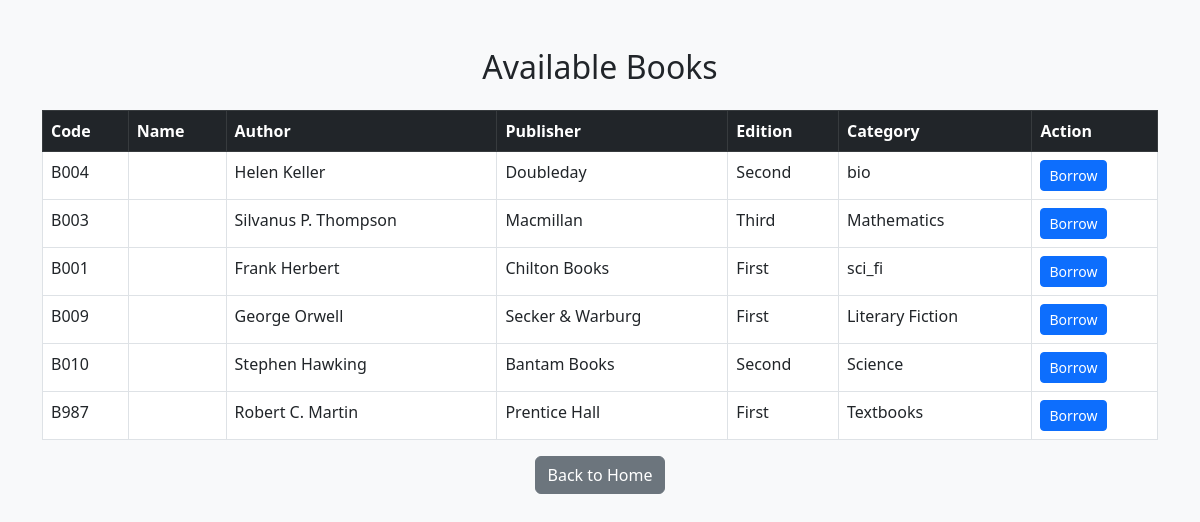
The page /borrowing/ (signed in) on the database as committed earlier.
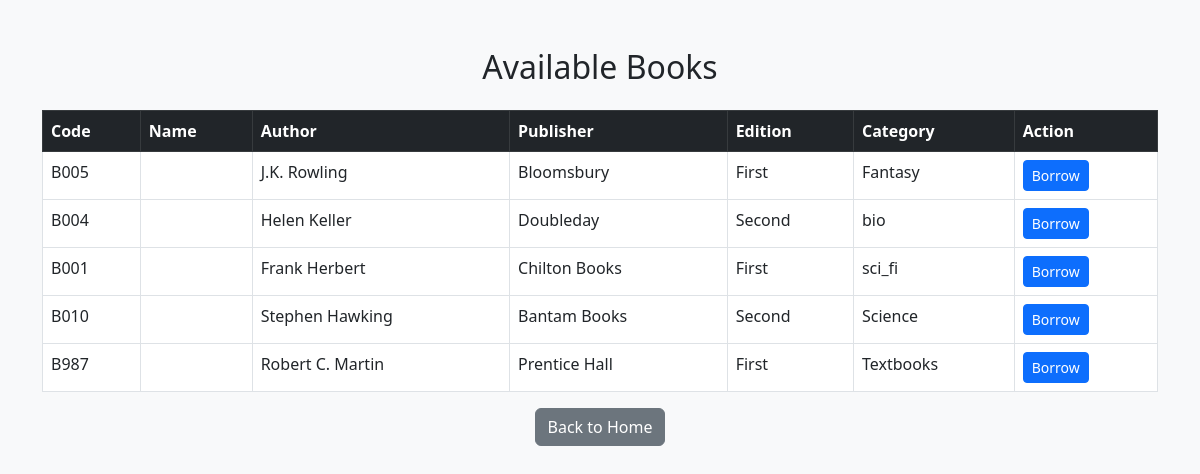
The same page on the database as committed later.
### inventory/models.py (models this page shows, shortened)
class Book(models.Model):
    STATUS_CHOICES = [
        ('available', 'Available'),
        ('borrowed', 'Borrowed'),
        ('damaged', 'Damaged'),
        ('lost', 'Lost'),
    ]
    code = models.CharField(max_length=10, unique=True)
    title = models.CharField(max_length=200)
    author = models.CharField(max_length=100)
    publisher=models.CharField(max_length=100)
    edition=models.IntegerField()
    category = models.ForeignKey(Category, on_delete=models.CASCADE)
    status = models.CharField(max_length=10, choices=STATUS_CHOICES, default='available')

class Category(models.Model):
    name = models.CharField(max_length=100)
    def __str__(self):
        return self.name

### borrowing/views.py (the view)
# urls.py: path('', available_books, name='available_books'),
@login_required
def available_books(request):
    books = Book.objects.filter(status='available')
    return render(request, 'borrowing/available_books.html', {'books': books})

### borrowing/templatetags/borrow_filters.py (called while the page is built, shortened)
def change_edition(value):
    if value==1:
        return 'First'
    if value==2:
        return 'Second'
    if value==3:
        return 'Third'

### templates/borrowing/available_books.html (shortened to what this page needs)
<!DOCTYPE html>
<html lang="en">
  <head>
    <link
      href="https://cdn.jsdelivr.net/npm/bootstrap@5.3.0/dist/css/bootstrap.min.css"
      rel="stylesheet"
    />
  </head>
  <body class="bg-light">
    {% load borrow_filters %}
    <div class="container mt-5">
      <h2 class="mb-4 text-center">Available Books</h2>
      {% if books %}
      <table class="table table-bordered table-hover bg-white">
        <thead class="table-dark">
          <tr>
            <th>Code</th>
            <th>Name</th>
            <th>Author</th>
            <th>Publisher</th>
            <th>Edition</th>
            <th>Category</th>
            <th>Action</th>
          </tr>
        </thead>
        <tbody>
          {% for book in books %}
          <tr>
            <td>{{ book.code }}</td>
            <td>{{ book.name }}</td>
            <td>{{ book.author }}</td>
            <td>{{ book.publisher }}</td>
            <td>{{ book.edition | change_edition }}</td>
            <td>{{ book.category }}</td>
            <td>
              <a
                href="{% url 'borrow_book' book.id %}"
                class="btn btn-sm btn-primary"
                >Borrow</a
              >
            </td>
          </tr>
          {% endfor %}
        </tbody>
      </table>
      {% else %}
      <div class="alert alert-info text-center">
        No books are currently available.
      </div>
      {% endif %}
      <div class="text-center mt-3">
        <a href="{% url 'index' %}" class="btn btn-secondary">Back to Home</a>
      </div>
    </div>
  </body>
</html>

Rows that differ between the two databases and show on the page:
no longer on this page (row edited): Book: code "B003", author "Silvanus P. Thompson", publisher "Macmillan", edition|change_edition "Third", category "Mathematics"
no longer on this page (row edited): Book: code "B009", author "George Orwell", publisher "Secker & Warburg", edition|change_edition "First", category "Literary Fiction"
now on this page (row edited): Book: code "B005", author "J.K. Rowling", publisher "Bloomsbury", edition|change_edition "First", category "Fantasy"
